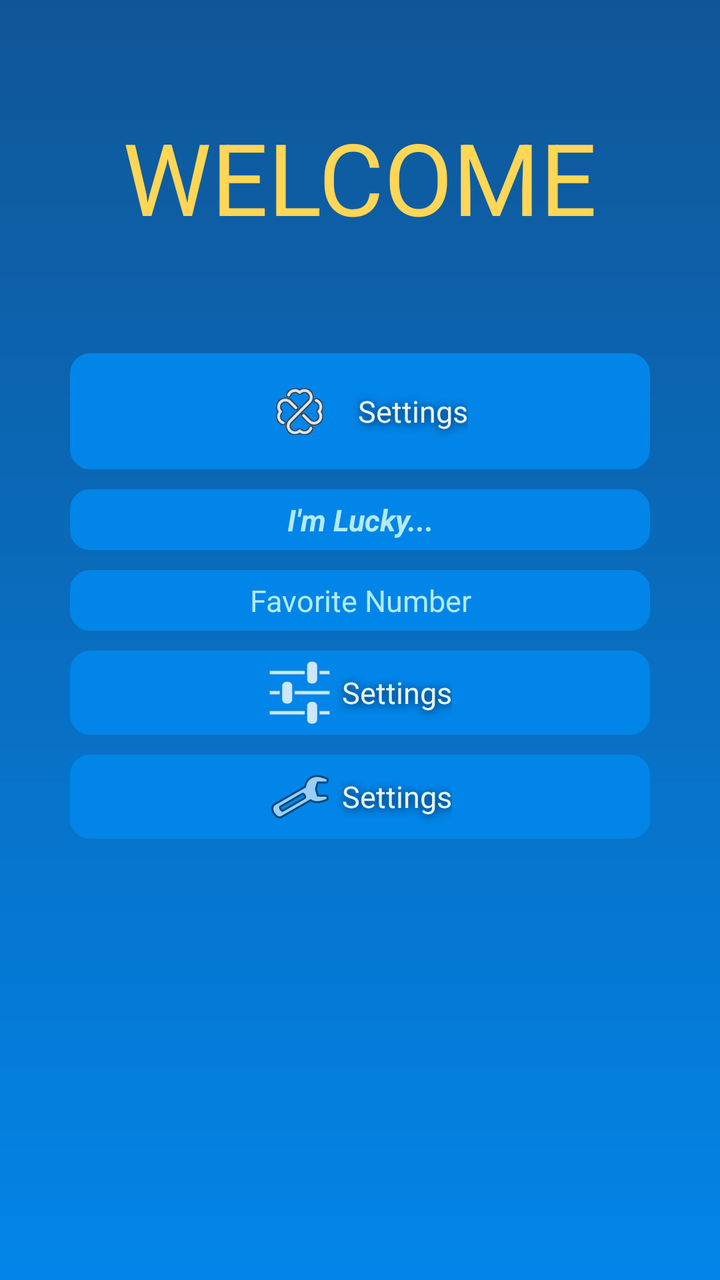
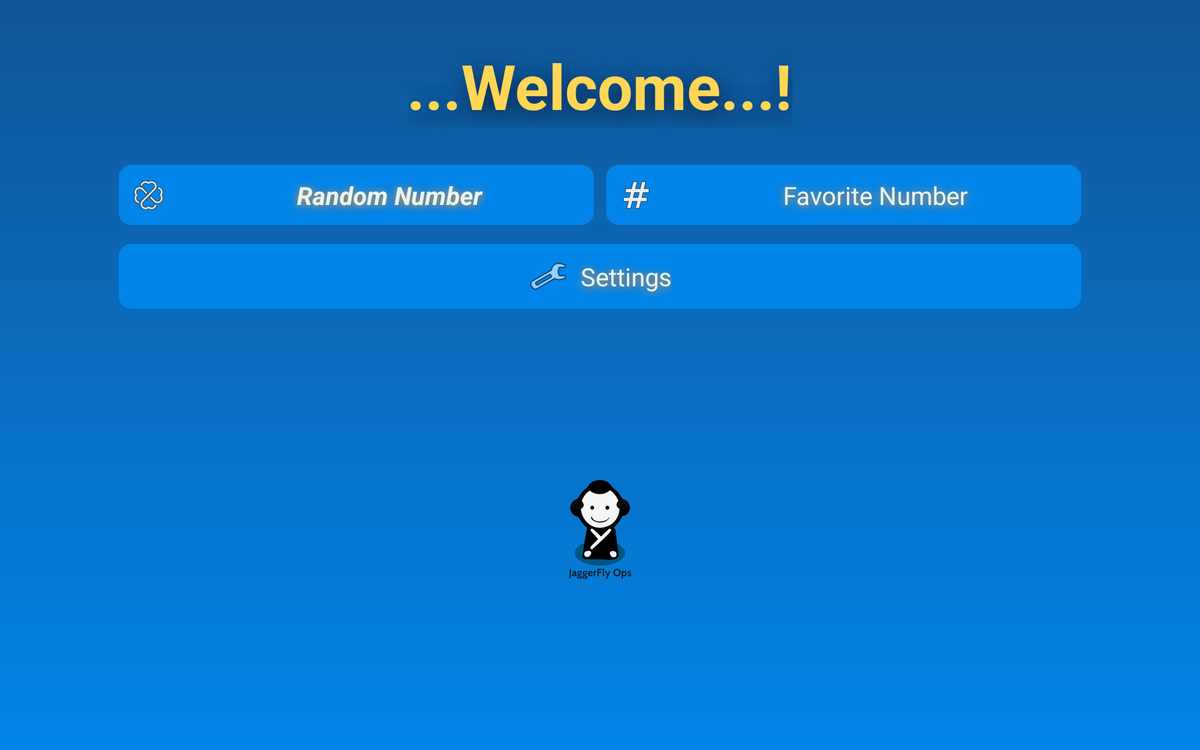

The same Android screen from two of the app's own layout files: first res/layout/ as a phone draws it, then the repository's variant for another configuration, drawn on a device whose configuration selects that folder. Both files follow.
<!-- AndroidManifest.xml: activity theme android:Theme.Black.NoTitleBar -->
<!-- res/layout/activity_main.xml -->
<RelativeLayout xmlns:android="http://schemas.android.com/apk/res/android"
    xmlns:tools="http://schemas.android.com/tools"
    android:layout_width="match_parent"
    android:layout_height="match_parent"
  android:padding="@dimen/paddingSmall"
    tools:context=".MainActivity"
    android:background="@drawable/gradient_background">


    <LinearLayout
            android:orientation="vertical"
            android:layout_width="fill_parent"
            android:layout_height="fill_parent"

            android:gravity="center_horizontal"
            android:paddingRight="@dimen/paddingLarge"
        android:paddingLeft="@dimen/paddingLarge">

        <Space

                android:layout_width="wrap_content"
                android:layout_height="50dp" />
        <TextView
                android:layout_width="wrap_content"
                android:layout_height="wrap_content"

                android:text="@string/welcome"
                android:textSize="@dimen/font_size_Large"
                android:typeface="sans"
                android:textColor="@color/light_secondary"
                android:textAllCaps="false"
                android:layout_gravity="center_horizontal"
               />


        <Space

                android:layout_width="wrap_content"
                android:layout_height="50dp" />

        <FrameLayout
                style="@style/AppTheme.Button"
                android:layout_width="match_parent"
                android:layout_height="wrap_content" >

            <Button
                    style="@style/ButtonCaptionOnly"
                    android:layout_width="wrap_content"
                    android:layout_height="wrap_content"
                    android:layout_gravity="center"
                    android:drawableStart="@drawable/clover"
                    android:gravity="center"
                    android:text="@string/settings"
                    android:laxyout_margin="0dp"
                    android:padding="0dp"
                    android:drawablePadding="@dimen/paddingSmall"/>
        </FrameLayout>
            <Button
                    android:layout_width="fill_parent"
                    android:layout_height="wrap_content"
                    android:text="@string/random_number"
                    android:id="@+id/btnLuckyNumber"
                    style="@style/AppTheme.Button"
                    android:textStyle="bold|italic"
                    android:typeface="sans"/>
            <Button
                    android:layout_width="fill_parent"
                    android:layout_height="wrap_content"
                    android:text="@string/favorite_number"
                    android:id="@+id/btnFavoriteNumber"
                    style="@style/AppTheme.Button"
                    />
        <FrameLayout
                style="@style/AppTheme.Button"
                android:layout_width="match_parent"
                android:layout_height="wrap_content"
                android:onClick="MessageTestView">
            <Button
                    style="@style/ButtonCaptionOnly"
                    android:layout_width="wrap_content"
                    android:layout_height="wrap_content"
                    android:text="@string/settings"
                    android:id="@+id/btnSettings"
                    android:layout_margin="0dp"
                    android:padding="0dp"
                    android:drawableStart="@drawable/ic_settings"
                    android:drawablePadding="@dimen/paddingSmall"
                   android:clickable="true"
                   android:focusable="true"
                    />

        </FrameLayout>
        <FrameLayout
                style="@style/AppTheme.Button"
                android:layout_width="match_parent"
                android:layout_height="wrap_content" >

            <Button
                    style="@style/ButtonCaptionOnly"
                    android:layout_width="wrap_content"
                    android:layout_height="wrap_content"
                    android:layout_gravity="center"
                    android:drawableStart="@android:drawable/ic_menu_manage"
                    android:gravity="center"
                    android:text="@string/settings"
                    android:layout_margin="0dp"
                    android:padding="0dp"
                    android:drawablePadding="@dimen/paddingSmall"/>
        </FrameLayout>
        </LinearLayout>


</RelativeLayout>
<!-- resources referenced by this layout -->
<resources>
  <color name="light_secondary">#ffffd655</color>
  <dimen name="font_size_Large">50sp</dimen>
  <dimen name="paddingLarge">25dp</dimen>
  <dimen name="paddingSmall">5dp</dimen>
  <!-- drawable gradient_background (drawable) -->
  <shape xmlns:android="http://schemas.android.com/apk/res/android" android:shape="rectangle">
      <gradient
              android:startColor="@color/dark_primary"
              android:endColor="@color/normal_primary"
              android:angle="270"
              android:type="linear">
      </gradient>
  </shape>
  <string name="favorite_number">"Favorite Number"</string>
  <string name="random_number">"I'm Lucky..."</string>
  <string name="settings">"Settings"</string>
  <string name="welcome">"WELCOME"</string>
  <style name="AppTheme.Button" parent="AppTheme">
  
          <item name="android:layout_gravity">center_horizontal</item>
          <item name="android:textSize">@dimen/font_size_normal</item>
          <item name="android:typeface">sans</item>
          <item name="android:background">@drawable/selector_button</item>
          <item name="android:padding">@dimen/paddingSmall</item>
          <item name="android:layout_margin">@dimen/marginMedium</item>
          <item name="android:clickable">true</item>
          <item name="android:focusable">true</item>
          <item name="android:textColor">@color/font_light</item>
  
  
      </style>
  <color name="dark_primary">#ff105697</color>
  <color name="normal_primary">#ff0285e8</color>
  <style name="AppTheme" parent="android:Theme.Holo.Light">
          
  
  
            </style>
  <dimen name="font_size_normal">15sp</dimen>
  <dimen name="marginMedium">5dp</dimen>
  <color name="font_light">#b2ebf2</color>
  <color name="font_lighter">#ffe5f6f1</color>
  <color name="darker_primary">#ff0c2143</color>
  <!-- drawable round_corner_focus (drawable) -->
  <?xml version="1.0" encoding="utf-8"?>
  <shape xmlns:android="http://schemas.android.com/apk/res/android"
         android:shape="rectangle">   //Defines the shape of button you wants
  
      <gradient
              android:startColor="@color/normal_third"
              android:centerColor="@color/dark_third"
              android:endColor="@color/normal_third"
              android:angle="270"
              android:type="linear">
      </gradient>
      <corners android:bottomLeftRadius="9dp"
           android:bottomRightRadius="9dp"
           android:topLeftRadius="9dp"
           android:topRightRadius="9dp"
  
          />
  
  
  </shape>
  <!-- drawable round_corner_pressed (drawable) -->
  <?xml version="1.0" encoding="utf-8"?>
  <shape xmlns:android="http://schemas.android.com/apk/res/android"
         android:shape="rectangle">   //Defines the shape of button you wants
      <gradient
              android:startColor="@color/light_secondary"
              android:centerColor="@color/normal_secondary"
              android:endColor="@color/light_secondary"
              android:angle="270"
              android:type="linear">
      </gradient>
  <corners android:bottomLeftRadius="10dp"
           android:bottomRightRadius="10dp"
           android:topLeftRadius="10dp"
           android:topRightRadius="10dp"
  
          />
  </shape>
  <color name="dark_third">#ffff8b34</color>
  <!-- drawable round_corner (drawable) -->
  <?xml version="1.0" encoding="utf-8"?>
  <shape xmlns:android="http://schemas.android.com/apk/res/android"
         android:shape="rectangle">   //Defines the shape of button you wants
  <solid android:color="@color/normal_primary"/>
  <corners android:bottomLeftRadius="10dp"
           android:bottomRightRadius="10dp"
           android:topLeftRadius="10dp"
           android:topRightRadius="10dp"
  
          />
  </shape>
  <color name="normal_third">#ffff8e45</color>
  <color name="normal_secondary">#FFBF00</color>
</resources>
<!-- res/layout-large-land/activity_main.xml (the repository's variant of the layout above) -->
<!-- drawn on a 7-inch tablet turned sideways -->
<RelativeLayout xmlns:android="http://schemas.android.com/apk/res/android"
    xmlns:tools="http://schemas.android.com/tools"
    android:layout_width="match_parent"
    android:layout_height="match_parent"
  android:padding="@dimen/paddingSmall"
    tools:context=".MainActivity"
    android:background="@drawable/gradient_background">


    <LinearLayout
            android:orientation="vertical"
            android:layout_width="fill_parent"
            android:layout_height="match_parent"

            android:gravity="center_horizontal"
            android:paddingRight="@dimen/paddingLarge"
        android:paddingLeft="@dimen/paddingLarge"

        android:weightSum="1"
     >

        <Space

                android:layout_width="wrap_content"
                android:layout_height="30dp" />
        <TextView
                android:layout_width="wrap_content"
                android:layout_height="wrap_content"

                android:text="@string/welcome"
                android:textSize="@dimen/font_size_Large"
                android:typeface="sans"
                android:textColor="@color/light_secondary"
                android:textAllCaps="false"
                android:layout_gravity="center_horizontal"
                android:shadowColor="@color/darker_primary"
                android:shadowDx="5"
                android:shadowDy="10"
                android:shadowRadius="30"
                android:textStyle="bold"/>
        <Space

                android:layout_width="wrap_content"
                android:layout_height="30dp" />
        <LinearLayout
                android:layout_width="fill_parent"
                android:layout_height="wrap_content"
                android:orientation="vertical"
                android:layout_marginRight="60dp"
                android:layout_marginLeft="60dp">

        <LinearLayout
                android:layout_width="fill_parent"
                android:layout_height="wrap_content"
                android:orientation="horizontal">

        <FrameLayout
                style="@style/AppTheme.Button"
                android:layout_width="match_parent"
                android:layout_height="wrap_content"
                android:padding="0dp"
                android:layout_weight="1"
            >

            <Button
                    style="@style/ButtonCaptionOnly"
                    android:layout_width="fill_parent"
                    android:layout_height="wrap_content"
                    android:layout_gravity="center"
                    android:drawableStart="@drawable/clover"
                    android:gravity="center"
                    android:textStyle="bold|italic"
                    android:typeface="sans"
                    android:text="@string/random_number"
                    android:drawablePadding="@dimen/paddingSmall"/>
        </FrameLayout>

        <FrameLayout
                style="@style/AppTheme.Button"
                android:layout_width="match_parent"
                android:layout_height="wrap_content"
                android:padding="0dp"
                android:layout_weight="1">

            <Button
                    style="@style/ButtonCaptionOnly"
                    android:id="@+id/btnFavoriteNumber"
                    android:layout_width="fill_parent"
                    android:layout_height="wrap_content"
                    android:layout_gravity="center"
                    android:drawableStart="@drawable/numeral"

                    android:gravity="center"
                    android:text="@string/favorite_number"
                    android:layout_margin="0dp"
                    android:padding="0dp"
                    android:drawablePadding="@dimen/paddingLittle"/>
        </FrameLayout>
        </LinearLayout>

        <FrameLayout
                style="@style/AppTheme.Button"
                android:layout_width="match_parent"
                android:layout_height="wrap_content"
                >

            <Button
                    style="@style/ButtonCaptionOnly"
                    android:id="@+id/btnSettings"
                    android:layout_width="wrap_content"
                    android:layout_height="wrap_content"
                    android:layout_gravity="center"
                    android:drawableStart="@android:drawable/ic_menu_manage"

                    android:gravity="center"
                    android:text="@string/settings"
                    android:layout_margin="0dp"
                    android:padding="0dp"
                    android:drawablePadding="@dimen/paddingMedium"/>
        </FrameLayout>
    </LinearLayout>


    <ImageButton

                android:layout_width="fill_parent"
                android:layout_height="fill_parent"
                android:id="@+id/btnJagger"
                android:clickable="true"
                android:scaleType="centerInside"
                android:src="@drawable/selector_button_logo"
                android:background="@android:color/transparent"
                />


    </LinearLayout>



</RelativeLayout>
<!-- resources referenced by the variant -->
<!-- as a 7-inch tablet turned sideways resolves them -->
<resources>
  <color name="darker_primary">#ff0c2143</color>
  <color name="light_secondary">#ffffd655</color>
  <!-- from res/values-w820dp/ -->
  <dimen name="font_size_Large">50sp</dimen>
  <dimen name="paddingLarge">25dp</dimen>
  <dimen name="paddingLittle">2dp</dimen>
  <dimen name="paddingMedium">10dp</dimen>
  <dimen name="paddingSmall">5dp</dimen>
  <!-- drawable gradient_background (drawable) -->
  <shape xmlns:android="http://schemas.android.com/apk/res/android" android:shape="rectangle">
      <gradient
              android:startColor="@color/dark_primary"
              android:endColor="@color/normal_primary"
              android:angle="270"
              android:type="linear">
      </gradient>
  </shape>
  <!-- drawable selector_button_logo (drawable) -->
  <?xml version="1.0" encoding="utf-8"?>
  <selector xmlns:android="http://schemas.android.com/apk/res/android">
      <item  android:state_pressed="true">
          <layer-list>
  
              <item>
                  <bitmap android:src="@drawable/jagger_white" android:gravity="center_horizontal" />
  
              </item>
          </layer-list>
  
      </item>
  
      <item>
          <layer-list>
  
              <item>
                  <bitmap android:src="@drawable/jagger" android:gravity="center_horizontal" />
              </item>
          </layer-list>
      </item>
  
  </selector>
  <string name="favorite_number">"Favorite Number"</string>
  <!-- from res/values-w820dp/ -->
  <string name="random_number">Random Number</string>
  <string name="settings">"Settings"</string>
  <!-- from res/values-w820dp/ -->
  <string name="welcome">...Welcome...!</string>
  <!-- from res/values-large-land/ -->
  <style name="AppTheme.Button" parent="AppTheme">
  
         <item name="android:layout_gravity">center_horizontal</item>
          <item name="android:textSize">@dimen/font_size_Normal</item>
          <item name="android:typeface">sans</item>
          <item name="android:background">@drawable/selector_button</item>
          <item name="android:padding">@dimen/paddingMedium</item>
          <item name="android:layout_margin">@dimen/marginMedium</item>
          <item name="android:clickable">true</item>
          <item name="android:focusable">true</item>
          <item name="android:textColor">@color/font_light</item>
  
  
  
      </style>
  <color name="dark_primary">#ff105697</color>
  <color name="normal_primary">#ff0285e8</color>
  <!-- from res/values-large-land/ -->
  <style name="AppTheme" parent="android:Theme.Holo.Light">
          
  
  
            </style>
  <dimen name="font_size_Normal">20sp</dimen>
  <dimen name="marginMedium">5dp</dimen>
  <!-- from res/values-w820dp/ -->
  <color name="font_light">#fff000</color>
  <color name="font_lighter">#ffe5f6f1</color>
  <color name="dark_third">#ffff8b34</color>
  <!-- drawable round_corner_focus (drawable) -->
  <?xml version="1.0" encoding="utf-8"?>
  <shape xmlns:android="http://schemas.android.com/apk/res/android"
         android:shape="rectangle">   //Defines the shape of button you wants
  
      <gradient
              android:startColor="@color/normal_third"
              android:centerColor="@color/dark_third"
              android:endColor="@color/normal_third"
              android:angle="270"
              android:type="linear">
      </gradient>
      <corners android:bottomLeftRadius="9dp"
           android:bottomRightRadius="9dp"
           android:topLeftRadius="9dp"
           android:topRightRadius="9dp"
  
          />
  
  
  </shape>
  <!-- drawable round_corner (drawable) -->
  <?xml version="1.0" encoding="utf-8"?>
  <shape xmlns:android="http://schemas.android.com/apk/res/android"
         android:shape="rectangle">   //Defines the shape of button you wants
  <solid android:color="@color/normal_primary"/>
  <corners android:bottomLeftRadius="10dp"
           android:bottomRightRadius="10dp"
           android:topLeftRadius="10dp"
           android:topRightRadius="10dp"
  
          />
  </shape>
  <color name="normal_third">#ffff8e45</color>
  <color name="normal_secondary">#FFBF00</color>
</resources>
